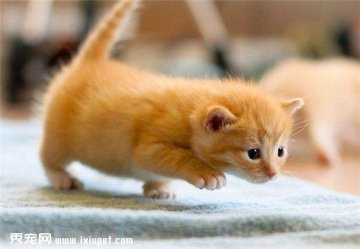
#> input picture pictures/cat.jpg, 360 x 249 px
$ python -i 1301-historgram.py   (imports and definitions only)
#> lines starting #> are read from the running program, lines starting #| are printed output that depends on the picture; after the words box and inside, x2 and y2 are one past the last pixel; in counts of white or black regions, pixels touching at a corner belong together
#> further down, picture is the input picture: shape (249, 360, 3); mean B, G, R 127.2, 153.1, 176.4
#!usr/bin/env python
# -*- coding:utf-8 _*-
"""
@Copyright:  Jihua Lab 2021.
@File Name   :  1301-historgram.py
@Description:


@Create Time   :   2021/1/7 0007  15:12
@Author :   HaoWANG, Foshan，China
@Email  :   haowanghk@163.com

@Software : Pycharm
@Version: V1.0

"""

import cv2 as cv
import numpy as np
from matplotlib import pyplot as plt


def plot_hist_demo(image):
    """
    # 统计并绘制彩色BGR图像灰度值统计直方图
    :param image: src img
    :return:  plt plot
    """
    plt.hist(image.ravel( ), 256, [0, 256])
    plt.show()


def image_hist(image):
    """
    # 彩色图像RGB三通道的灰度直方图绘制
    :param image: 彩色图像
    :return: RGB三通道的灰度直方图
    """
    color = ('blue', 'green', 'red')
    for i, color in enumerate(color):
        hist = cv.calcHist([image], [i], None, [256], [0, 256])
        plt.plot(hist, color = color)
        plt.xlim([0, 256])
    plt.show( )

def image_mask_plot(img):
    """
    # 使用make切去ROI区域内的图像统计并绘制直方图
    :param img: color image
    :return: matplotlib plot.show()
    """

    # create a mask
    mask = np.zeros(img.shape[:2], np.uint8)
    mask[50:200, 50:300] = 255
    masked_img = cv.bitwise_and(img, img, mask = mask)
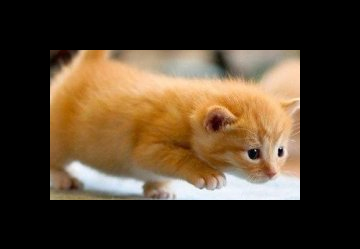
#> masked_img: shape (249, 360, 3); mean B, G, R 41.7, 59.4, 75
    # Calculate histogram with mask and without mask
    # Check third argument for mask
    hist_full = cv.calcHist([img], [0], None, [256], [0, 256])
#> hist_full = 256 values, max 661 at index 249, min 75 at index 1, mean 350.2
    hist_mask = cv.calcHist([img], [0], mask, [256], [0, 256])
#> hist_mask = 256 values, max 394 at index 48, min 11 at index 202, mean 146.5

    # cvt color space from OpenCV BGR to RGB
    img = cv.cvtColor(img, cv.COLOR_BGR2RGB)
    mask = cv.cvtColor(mask, cv.COLOR_BGR2RGB)
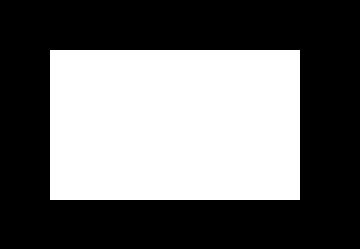
#> mask: shape (249, 360, 3); 41.8% white; 1 white region, box (x1, y1, x2, y2) and area: (50, 50, 300, 200) 37500
    masked_img  = cv.cvtColor(masked_img, cv.COLOR_BGR2RGB)

    # matplotlib subplot src images and their histogram
    plt.subplot(221), plt.imshow(img, 'gray')
    plt.subplot(222), plt.imshow(mask, 'gray')
    plt.subplot(223), plt.imshow(masked_img, 'gray')
    plt.subplot(224), plt.plot(hist_full), plt.plot(hist_mask)
    plt.xlim([0, 256])
    plt.show( )
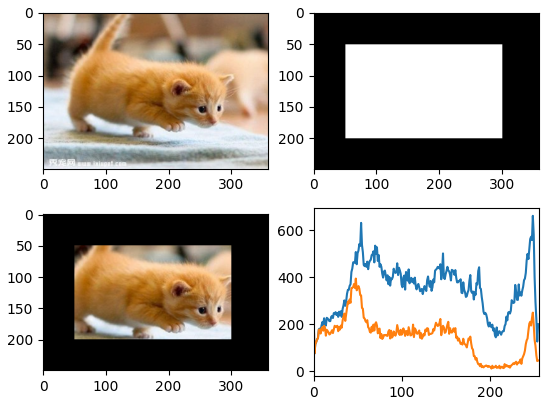
#> figure drawn by matplotlib, 4 panels; panel 4: curve peaks at x = 249, y = 661; panel 4: curve peaks at x = 48, y = 394

def main():
    print("---------Histogram Plot Python ---------")
    src = cv.imread("../pictures/cat.jpg")
    cv.namedWindow("input image", cv.WINDOW_AUTOSIZE)
    cv.imshow("input image", src)
    # gray = cv.cvtColor(src, cv.COLOR_BGR2GRAY) # color cvt BGR->gray
    # plot_hist_demo(gray)  # plot the source image histgram
    image_hist(src)
    # image_mask_plot(src) # Application of Mask
    cv.waitKey(0)
    cv.destroyAllWindows( )  # destroy all windows


# [2 lines not run here, left out]

>>> import cv2
>>> picture = cv2.imread('../pictures/cat.jpg')
>>> result = image_mask_plot(picture)

$ run again, on pictures/3DSoM.jpg
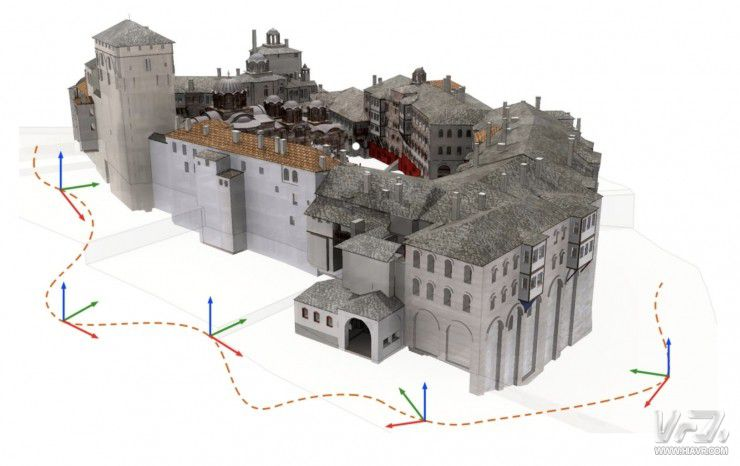
#> input picture pictures/3DSoM.jpg, 740 x 466 px
#> picture is the input picture: shape (466, 740, 3); mean B, G, R 205.1, 207.3, 209.7
#> hist_full = 256 values, max 109151 at index 255, min 41 at index 1, mean 1347
#> hist_mask = 256 values, max 2731 at index 255, min 4 at index 210, mean 146.5
#> in image_mask_plot, `mask = cv.cvtColor(mask, cv.COLOR_BGR2RGB)`:
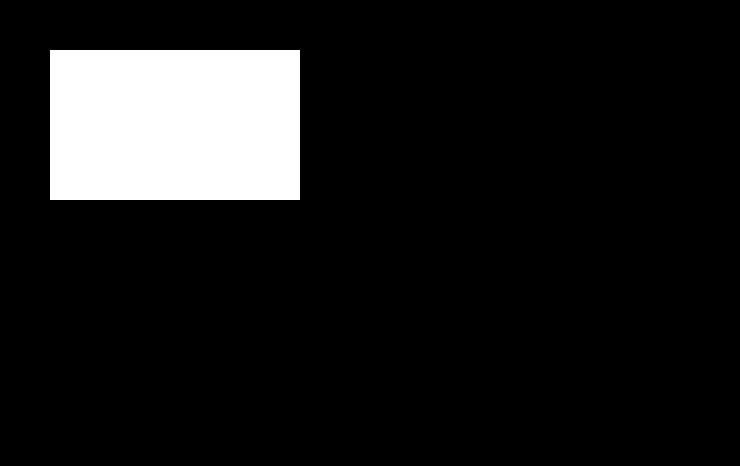
#> mask: shape (466, 740, 3); 10.9% white; 1 white region, box (x1, y1, x2, y2) and area: (50, 50, 300, 200) 37500
#> in image_mask_plot, `plt.show( )`:
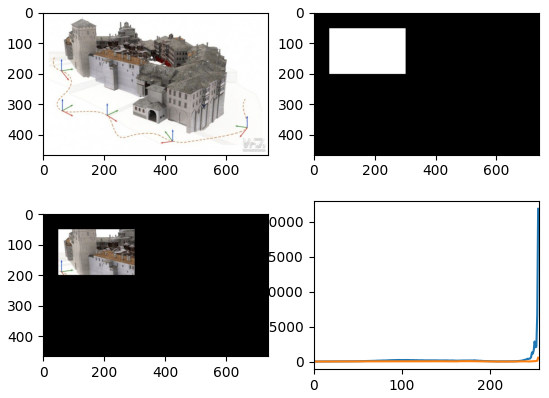
#> figure drawn by matplotlib, 4 panels; panel 4: curve peaks at x = 255, y = 109151; panel 4: curve peaks at x = 255, y = 2731

$ run again, on pictures/abstractNoise.jpg
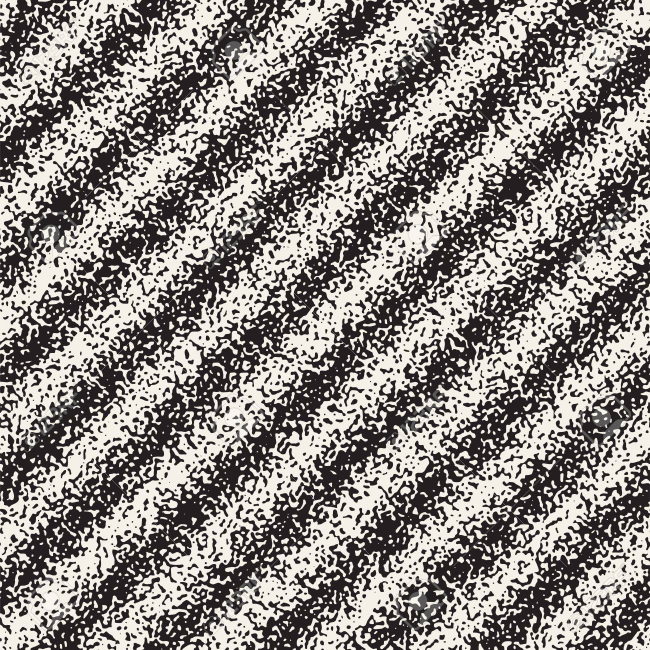
#> input picture pictures/abstractNoise.jpg, 1300 x 1299 px (shown at 1/2 size)
#> picture is the input picture: shape (1299, 1300, 3); mean B, G, R 132, 135.4, 140.4
#> hist_full = 256 values, max 96146 at index 32, min 141 at index 254, mean 6596.5
#> hist_mask = 256 values, max 2138 at index 32, min 3 at index 254, mean 146.5
#> in image_mask_plot, `mask = cv.cvtColor(mask, cv.COLOR_BGR2RGB)`:
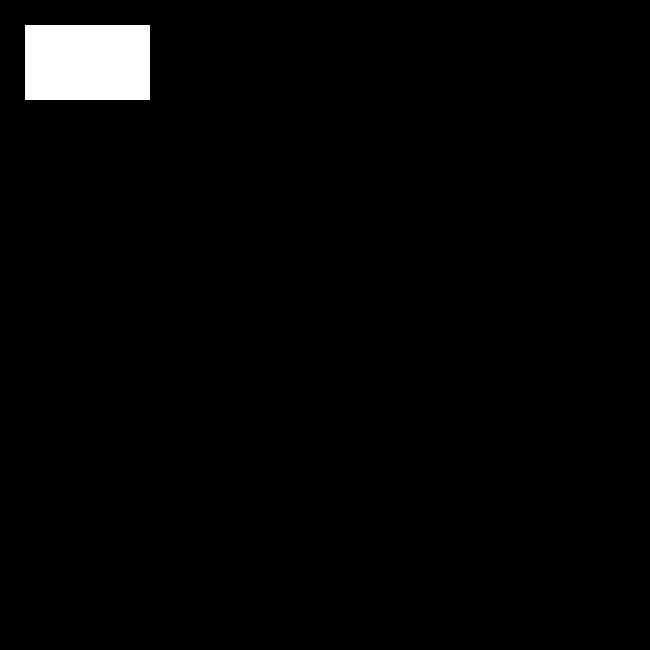
#> mask: shape (1299, 1300, 3) (shown at 1/2 size); 2.2% white; 1 white region, box (x1, y1, x2, y2) and area: (50, 50, 300, 200) 37500
#> in image_mask_plot, `plt.show( )`:
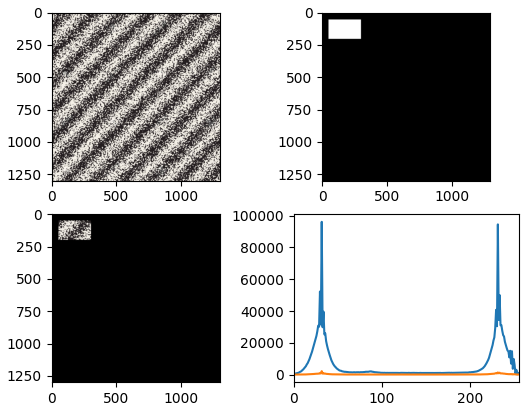
#> figure drawn by matplotlib, 4 panels; panel 4: curve peaks at x = 32, y = 96146; panel 4: curve peaks at x = 32, y = 2138
